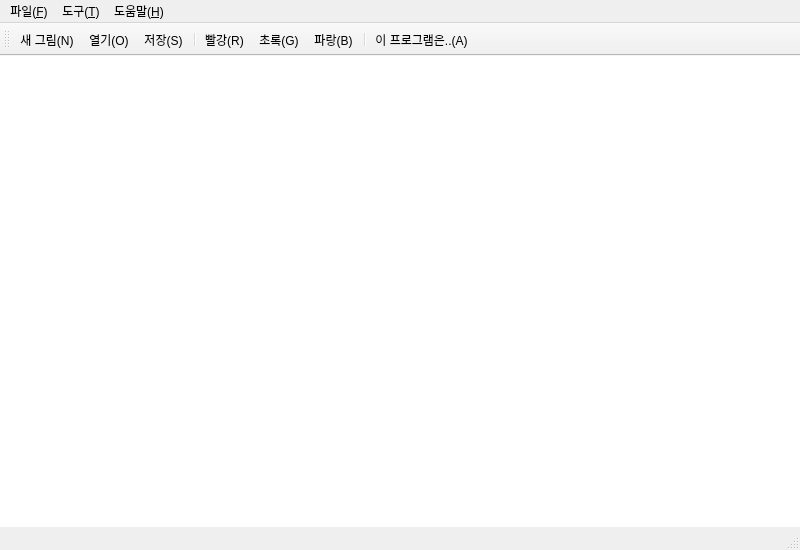
<?xml version="1.0" encoding="UTF-8"?>
<ui version="4.0">
 <class>MainWindow</class>
 <widget class="QMainWindow" name="MainWindow">
  <property name="geometry">
   <rect>
    <x>0</x>
    <y>0</y>
    <width>800</width>
    <height>550</height>
   </rect>
  </property>
  <property name="maximumSize">
   <size>
    <width>800</width>
    <height>550</height>
   </size>
  </property>
  <property name="windowTitle">
   <string>MainWindow</string>
  </property>
  <widget class="QWidget" name="centralwidget">
   <widget class="QLabel" name="lblCanvas">
    <property name="geometry">
     <rect>
      <x>0</x>
      <y>0</y>
      <width>801</width>
      <height>471</height>
     </rect>
    </property>
    <property name="sizePolicy">
     <sizepolicy hsizetype="Fixed" vsizetype="Fixed">
      <horstretch>0</horstretch>
      <verstretch>0</verstretch>
     </sizepolicy>
    </property>
    <property name="styleSheet">
     <string notr="true">background-color: white;</string>
    </property>
    <property name="text">
     <string/>
    </property>
   </widget>
  </widget>
  <widget class="QMenuBar" name="menubar">
   <property name="geometry">
    <rect>
     <x>0</x>
     <y>0</y>
     <width>800</width>
     <height>21</height>
    </rect>
   </property>
   <widget class="QMenu" name="menu_FIle">
    <property name="title">
     <string>파일(&amp;F)</string>
    </property>
    <addaction name="action_New"/>
    <addaction name="action_Open"/>
    <addaction name="action_Save"/>
    <addaction name="separator"/>
    <addaction name="action_Exit"/>
   </widget>
   <widget class="QMenu" name="menu_T">
    <property name="title">
     <string>도구(&amp;T)</string>
    </property>
    <widget class="QMenu" name="menu_P">
     <property name="title">
      <string>펜(&amp;P)</string>
     </property>
     <addaction name="action_PenRed"/>
     <addaction name="action_PenGreen"/>
     <addaction name="action_PenBlue"/>
    </widget>
    <widget class="QMenu" name="menu_T_2">
     <property name="title">
      <string>변환(&amp;T)</string>
     </property>
     <addaction name="action_Grayscale"/>
     <addaction name="action_Blur"/>
    </widget>
    <addaction name="menu_P"/>
    <addaction name="menu_T_2"/>
   </widget>
   <widget class="QMenu" name="menu_H">
    <property name="title">
     <string>도움말(&amp;H)</string>
    </property>
    <addaction name="action_About"/>
   </widget>
   <addaction name="menu_FIle"/>
   <addaction name="menu_T"/>
   <addaction name="menu_H"/>
  </widget>
  <widget class="QStatusBar" name="statusbar"/>
  <widget class="QToolBar" name="toolBar">
   <property name="windowTitle">
    <string>toolBar</string>
   </property>
   <attribute name="toolBarArea">
    <enum>TopToolBarArea</enum>
   </attribute>
   <attribute name="toolBarBreak">
    <bool>false</bool>
   </attribute>
   <addaction name="action_New"/>
   <addaction name="action_Open"/>
   <addaction name="action_Save"/>
   <addaction name="separator"/>
   <addaction name="action_PenRed"/>
   <addaction name="action_PenGreen"/>
   <addaction name="action_PenBlue"/>
   <addaction name="separator"/>
   <addaction name="action_About"/>
  </widget>
  <action name="action_New">
   <property name="icon">
    <iconset resource="resources.qrc">
     <normaloff>:/icon/imgs/new.png</normaloff>:/icon/imgs/new.png</iconset>
   </property>
   <property name="text">
    <string>새 그림(&amp;N)</string>
   </property>
  </action>
  <action name="action_Open">
   <property name="icon">
    <iconset resource="resources.qrc">
     <normaloff>:/icon/imgs/open.png</normaloff>:/icon/imgs/open.png</iconset>
   </property>
   <property name="text">
    <string>열기(&amp;O)</string>
   </property>
  </action>
  <action name="action_Save">
   <property name="icon">
    <iconset resource="resources.qrc">
     <normaloff>:/icon/imgs/save.png</normaloff>:/icon/imgs/save.png</iconset>
   </property>
   <property name="text">
    <string>저장(&amp;S)</string>
   </property>
  </action>
  <action name="action_Exit">
   <property name="icon">
    <iconset resource="resources.qrc">
     <normaloff>:/icon/imgs/exit.png</normaloff>:/icon/imgs/exit.png</iconset>
   </property>
   <property name="text">
    <string>종료(&amp;X)</string>
   </property>
  </action>
  <action name="action_PenRed">
   <property name="icon">
    <iconset resource="resources.qrc">
     <normaloff>:/icon/imgs/red.png</normaloff>:/icon/imgs/red.png</iconset>
   </property>
   <property name="text">
    <string>빨강(&amp;R)</string>
   </property>
  </action>
  <action name="action_PenGreen">
   <property name="icon">
    <iconset resource="resources.qrc">
     <normaloff>:/icon/imgs/green.png</normaloff>:/icon/imgs/green.png</iconset>
   </property>
   <property name="text">
    <string>초록(&amp;G)</string>
   </property>
  </action>
  <action name="action_PenBlue">
   <property name="icon">
    <iconset resource="resources.qrc">
     <normaloff>:/icon/imgs/blue.png</normaloff>:/icon/imgs/blue.png</iconset>
   </property>
   <property name="text">
    <string>파랑(&amp;B)</string>
   </property>
  </action>
  <action name="action_About">
   <property name="icon">
    <iconset resource="resources.qrc">
     <normaloff>:/icon/imgs/about.png</normaloff>:/icon/imgs/about.png</iconset>
   </property>
   <property name="text">
    <string>이 프로그램은..(&amp;A)</string>
   </property>
  </action>
  <action name="action_Grayscale">
   <property name="text">
    <string>그레이스케일(&amp;G)</string>
   </property>
  </action>
  <action name="action_Blur">
   <property name="text">
    <string>블러(&amp;B)</string>
   </property>
  </action>
 </widget>
 <resources>
  <include location="resources.qrc"/>
 </resources>
 <connections/>
</ui>
